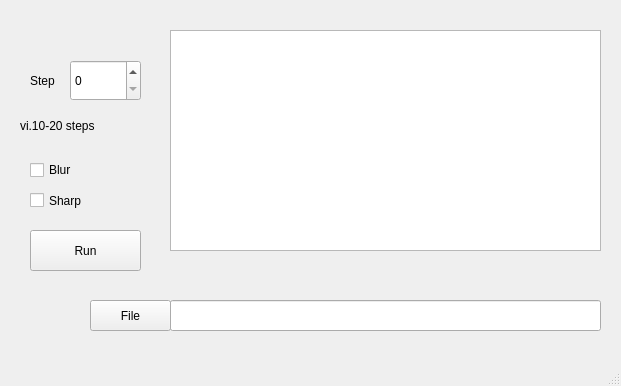
<?xml version="1.0" encoding="UTF-8"?>
<ui version="4.0">
 <class>MainWindow</class>
 <widget class="QMainWindow" name="MainWindow">
  <property name="geometry">
   <rect>
    <x>0</x>
    <y>0</y>
    <width>621</width>
    <height>386</height>
   </rect>
  </property>
  <property name="sizePolicy">
   <sizepolicy hsizetype="Fixed" vsizetype="Fixed">
    <horstretch>0</horstretch>
    <verstretch>0</verstretch>
   </sizepolicy>
  </property>
  <property name="acceptDrops">
   <bool>true</bool>
  </property>
  <property name="windowTitle">
   <string>MainWindow</string>
  </property>
  <property name="documentMode">
   <bool>false</bool>
  </property>
  <widget class="QWidget" name="centralwidget">
   <widget class="QPushButton" name="pushButton">
    <property name="geometry">
     <rect>
      <x>90</x>
      <y>300</y>
      <width>81</width>
      <height>31</height>
     </rect>
    </property>
    <property name="text">
     <string>File</string>
    </property>
   </widget>
   <widget class="QListWidget" name="listWidget">
    <property name="geometry">
     <rect>
      <x>170</x>
      <y>30</y>
      <width>431</width>
      <height>221</height>
     </rect>
    </property>
    <property name="mouseTracking">
     <bool>false</bool>
    </property>
    <property name="focusPolicy">
     <enum>Qt::NoFocus</enum>
    </property>
    <property name="acceptDrops">
     <bool>true</bool>
    </property>
    <property name="autoFillBackground">
     <bool>false</bool>
    </property>
    <property name="styleSheet">
     <string notr="true">border-image: url(:/pic1/drop-files-here-extra.jpg);</string>
    </property>
    <property name="showDropIndicator" stdset="0">
     <bool>true</bool>
    </property>
    <property name="dragEnabled">
     <bool>true</bool>
    </property>
    <property name="dragDropOverwriteMode">
     <bool>true</bool>
    </property>
    <property name="dragDropMode">
     <enum>QAbstractItemView::InternalMove</enum>
    </property>
    <property name="defaultDropAction">
     <enum>Qt::CopyAction</enum>
    </property>
    <property name="selectionMode">
     <enum>QAbstractItemView::SingleSelection</enum>
    </property>
   </widget>
   <widget class="QPushButton" name="pushButton_2">
    <property name="geometry">
     <rect>
      <x>30</x>
      <y>230</y>
      <width>111</width>
      <height>41</height>
     </rect>
    </property>
    <property name="text">
     <string>Run</string>
    </property>
   </widget>
   <widget class="QLineEdit" name="lineEdit">
    <property name="geometry">
     <rect>
      <x>170</x>
      <y>300</y>
      <width>431</width>
      <height>31</height>
     </rect>
    </property>
    <property name="readOnly">
     <bool>true</bool>
    </property>
   </widget>
   <widget class="QSpinBox" name="spinBox">
    <property name="geometry">
     <rect>
      <x>70</x>
      <y>60</y>
      <width>71</width>
      <height>41</height>
     </rect>
    </property>
   </widget>
   <widget class="QLabel" name="label">
    <property name="geometry">
     <rect>
      <x>30</x>
      <y>60</y>
      <width>41</width>
      <height>41</height>
     </rect>
    </property>
    <property name="text">
     <string>Step</string>
    </property>
   </widget>
   <widget class="QLabel" name="label_2">
    <property name="geometry">
     <rect>
      <x>20</x>
      <y>110</y>
      <width>131</width>
      <height>31</height>
     </rect>
    </property>
    <property name="text">
     <string>vi.10-20 steps</string>
    </property>
   </widget>
   <widget class="QCheckBox" name="checkBox">
    <property name="geometry">
     <rect>
      <x>30</x>
      <y>190</y>
      <width>111</width>
      <height>21</height>
     </rect>
    </property>
    <property name="text">
     <string>Sharp</string>
    </property>
   </widget>
   <widget class="QCheckBox" name="checkBox_2">
    <property name="geometry">
     <rect>
      <x>30</x>
      <y>160</y>
      <width>111</width>
      <height>20</height>
     </rect>
    </property>
    <property name="text">
     <string>Blur</string>
    </property>
   </widget>
  </widget>
  <widget class="QMenuBar" name="menubar">
   <property name="geometry">
    <rect>
     <x>0</x>
     <y>0</y>
     <width>621</width>
     <height>22</height>
    </rect>
   </property>
  </widget>
  <widget class="QStatusBar" name="statusbar"/>
 </widget>
 <resources>
  <include location="pictures.qrc"/>
 </resources>
 <connections/>
</ui>
